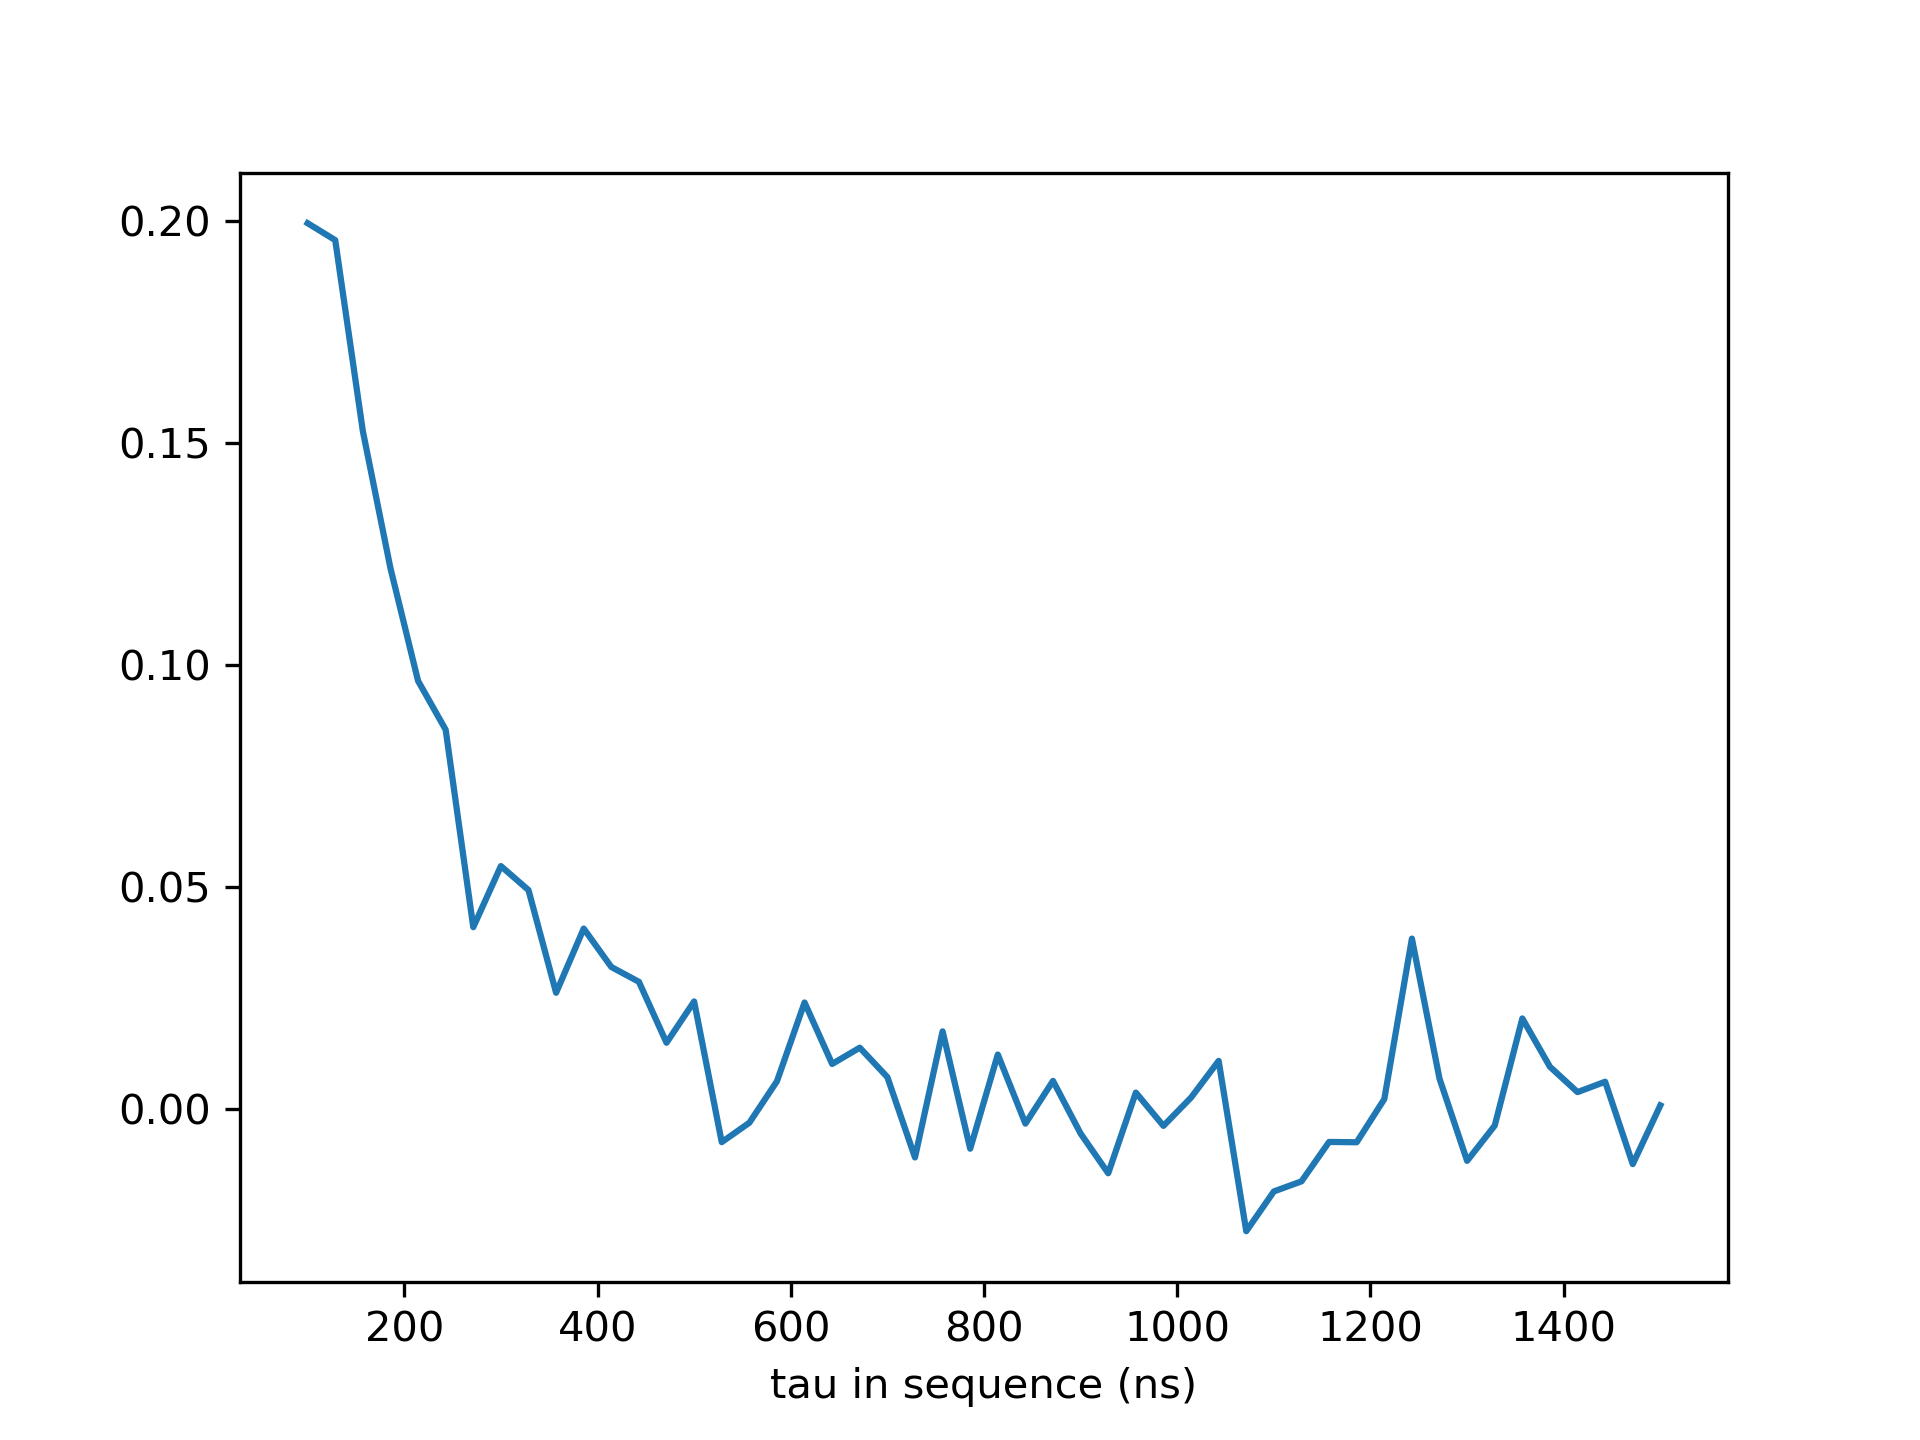

Source code (Python):
import matplotlib.pyplot as plt

from utility.deer_2d_plots import *


def main():
    path_res = '//nas.ads.mwn.de/TUZE/wsi/e24/ReinhardLab/data_setup_nv1/180704_hf_setup_deer_tests/' \
               '009_deer_echo_with_pi'
    names_res = relevant_filenames(name='mes_{:03}.mat', ind_min=0, ind_max=0)
    res_differences = get_differences(names_res, path_res)[0]
    taus = get_taus(names_res, path_res)
    plt.close('all')
    plt.plot(taus, res_differences)
    plt.xlabel('tau in sequence (ns)')
    plt.savefig('009_deer_echo_with_pi.png', dpi=300)

    path_nonres = '//nas.ads.mwn.de/TUZE/wsi/e24/ReinhardLab/data_setup_nv1/180704_hf_setup_deer_tests'
    names_nonres = ['pulsed.008.mat']
    nonres_differences = get_differences(names_nonres, path_nonres)[0]
    taus = get_taus(names_nonres, path_nonres)
    plt.close('all')
    plt.plot(taus, nonres_differences)
    plt.xlabel('tau in sequence (ns)')
    plt.savefig('pulsed008_nonres.png', dpi=300)

    plt.close('all')
    plt.plot(taus, nonres_differences - res_differences)
    plt.xlabel('tau in sequence (ns)')
    plt.savefig('009_008_deer_decay_difference.png', dpi=300)

    plt.close('all')
    plt.plot(taus, nonres_differences, label='nonres')
    plt.plot(taus, res_differences, label='res')
    plt.xlabel('tau in sequence (ns)')
    plt.legend()
    plt.savefig('009_008_both_decays.png', dpi=300)


if __name__ == '__main__':
    main()
